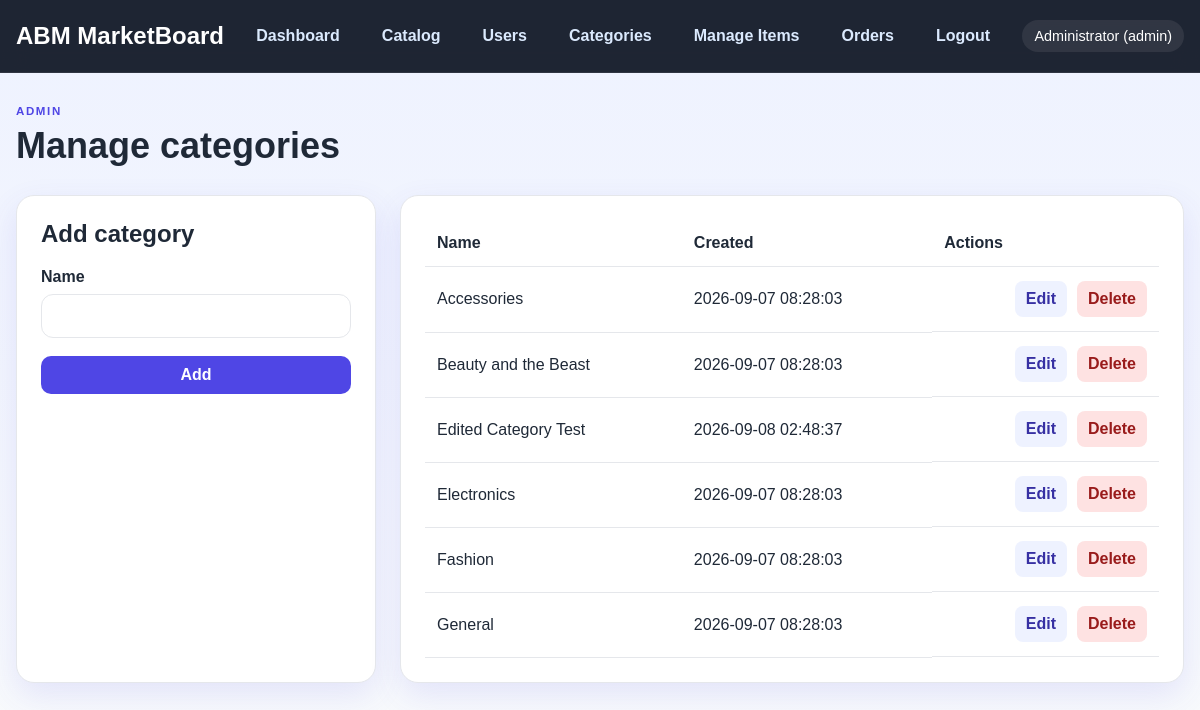
Screenshot of /admin/categories.php (signed in) with the database file from the repository.
### tables this page shows
CREATE TABLE categories (
            id INTEGER PRIMARY KEY AUTOINCREMENT,
            name TEXT NOT NULL UNIQUE,
            created_at DATETIME DEFAULT CURRENT_TIMESTAMP
        );

### app/helpers.php (called while the page is built, shortened)
<?php
require_once __DIR__ . '/db.php';
function e(string $value): string
{
    return htmlspecialchars($value, ENT_QUOTES, 'UTF-8');
}

### app/db.php (called while the page is built, shortened)
<?php
function getDb(): PDO
{
    static $pdo = null;
    if ($pdo === null) {
        $pdo = new PDO('sqlite:' . DB_PATH);
        $pdo->setAttribute(PDO::ATTR_ERRMODE, PDO::ERRMODE_EXCEPTION);
        $pdo->setAttribute(PDO::ATTR_DEFAULT_FETCH_MODE, PDO::FETCH_ASSOC);
        $pdo->exec('PRAGMA foreign_keys = ON;');
        initializeDatabase($pdo);
    }
    return $pdo;
}
function initializeDatabase(PDO $pdo): void
{
    $pdo->exec('CREATE TABLE IF NOT EXISTS users (
        id INTEGER PRIMARY KEY AUTOINCREMENT,
        name TEXT NOT NULL,
        email TEXT NOT NULL UNIQUE,
        password TEXT NOT NULL,
        role TEXT NOT NULL DEFAULT "user",
        approved INTEGER NOT NULL DEFAULT 0,
        created_at DATETIME DEFAULT CURRENT_TIMESTAMP
    )');
    $pdo->exec('CREATE TABLE IF NOT EXISTS items (
        id INTEGER PRIMARY KEY AUTOINCREMENT,
        name TEXT NOT NULL,
        description TEXT NOT NULL,
        details TEXT NOT NULL,
        price REAL NOT NULL DEFAULT 0,
        image TEXT,
        category TEXT NOT NULL DEFAULT "General",
        barcode TEXT,
        created_at DATETIME DEFAULT CURRENT_TIMESTAMP
    )');
    $pdo->exec('CREATE TABLE IF NOT EXISTS categories (
        id INTEGER PRIMARY KEY AUTOINCREMENT,
        name TEXT NOT NULL UNIQUE,
        created_at DATETIME DEFAULT CURRENT_TIMESTAMP
    )');
    $pdo->exec('CREATE TABLE IF NOT EXISTS messages (
        id INTEGER PRIMARY KEY AUTOINCREMENT,
        sender_id INTEGER,
        sender_name TEXT NOT NULL,
        message TEXT NOT NULL,
        is_announcement INTEGER NOT NULL DEFAULT 0,
        created_at DATETIME DEFAULT CURRENT_TIMESTAMP,
        FOREIGN KEY (sender_id) REFERENCES users(id) ON DELETE SET NULL
    )');
    $pdo->exec('CREATE TABLE IF NOT EXISTS orders (
        id INTEGER PRIMARY KEY AUTOINCREMENT,
        user_id INTEGER NOT NULL,
        total INTEGER NOT NULL DEFAULT 0,
        status TEXT NOT NULL DEFAULT "pending",
        created_at DATETIME DEFAULT CURRENT_TIMESTAMP,
        FOREIGN KEY (user_id) REFERENCES users(id) ON DELETE CASCADE
    )');
    $pdo->exec('CREATE TABLE IF NOT EXISTS order_items (
        id INTEGER PRIMARY KEY AUTOINCREMENT,
        order_id INTEGER NOT NULL,
        item_id INTEGER NOT NULL,
        price INTEGER NOT NULL,
        quantity INTEGER NOT NULL DEFAULT 1,
        FOREIGN KEY (order_id) REFERENCES orders(id) ON DELETE CASCADE,
        FOREIGN KEY (item_id) REFERENCES items(id) ON DELETE CASCADE
    )');
    try {
        $pdo->query('SELECT is_announcement FROM messages LIMIT 1');
    } catch (Exception $e) {
        try {
            $pdo->exec('ALTER TABLE messages ADD COLUMN is_announcement INTEGER NOT NULL DEFAULT 0');
        } catch (Exception $ignored) {
        }
    }
    try {
        $pdo->query('SELECT approved FROM users LIMIT 1');
    } catch (Exception $e) {
        try {
            $pdo->exec('ALTER TABLE users ADD COLUMN approved INTEGER NOT NULL DEFAULT 0');
        } catch (Exception $ignored) {
        }
    }
    try {
        $pdo->query('SELECT barcode FROM items LIMIT 1');
    } catch (Exception $e) {
        try {
            $pdo->exec('ALTER TABLE items ADD COLUMN barcode TEXT');
        } catch (Exception $ignored) {
        }
    }
    $count = (int) $pdo->query('SELECT COUNT(*) FROM users WHERE email = "admin@demo.com"')->fetchColumn();
}
function getAllCategories(): array
{
    $stmt = getDb()->query('SELECT * FROM categories ORDER BY name ASC');
    return $stmt->fetchAll();
}

### public/admin/categories.php (the view, shortened to what this page needs)
<?php
require_once __DIR__ . '/../../app/helpers.php';
$editId = (int) ($_GET['edit'] ?? 0);
$editingCategory = $editId > 0 ? null : null;
foreach (getAllCategories() as $category) {
    if ((int) $category['id'] === $editId) {
        $editingCategory = $category;
        break;
    }
}
$categories = getAllCategories();
include __DIR__ . '/../../app/partials/header.php';
?>
<section class="page-header">
    <div>
        <p class="eyebrow">Admin</p>
        <h1>Manage categories</h1>
    </div>
</section>
<div class="admin-layout">
    <aside class="admin-form-card">
        <h2><?= $editingCategory ? 'Edit category' : 'Add category' ?></h2>
        <form method="post" class="form-grid">
            <label>
                <span>Name</span>
                <input type="text" name="name" value="<?= e($editingCategory['name'] ?? '') ?>" required>
            </label>
            <button type="submit" name="save_category" class="primary-btn"><?= $editingCategory ? 'Update' : 'Add' ?></button>
        </form>
    </aside>
    <section class="admin-table-card">
        <table>
            <thead>
                <tr>
                    <th>Name</th>
                    <th>Created</th>
                    <th>Actions</th>
                </tr>
            </thead>
            <tbody>
            <?php foreach ($categories as $c): ?>
                <tr>
                    <td><?= e($c['name']) ?></td>
                    <td><?= e($c['created_at']) ?></td>
                    <td class="action-buttons">
                        <a href="/admin/categories.php?edit=<?= (int) $c['id'] ?>">Edit</a>
                        <form method="post" onsubmit="return confirm('Delete this category?');">
                            <button type="submit">Delete</button>
                        </form>
                    </td>
                </tr>
            <?php endforeach; ?>
            </tbody>
        </table>
    </section>
</div>
<?php include __DIR__ . '/../../app/partials/footer.php'; ?>

### public/assets/style.css (style rules this page uses)
:root { --bg: #f5f7ff; --panel: #ffffff; --panel-alt: #eef3ff; --primary: #4f46e5; --primary-dark: #3730a3; --accent: #f59e0b; --text: #1f2937; --muted: #6b7280; --border: #e5e7eb; --success: #10b981; --error: #ef4444; --shadow: 0 12px 32px rgba(79, 70, 229, 0.12); }
* { box-sizing: border-box; }
body { margin: 0; font-family: Arial, Helvetica, sans-serif; background: linear-gradient(180deg, #eef2ff 0%, #f8fafc 100%); color: var(--text); }
a { color: var(--primary); text-decoration: none; }
button, input, textarea, select { font: inherit; }
.page-header { display: flex; justify-content: space-between; align-items: center; gap: 18px; margin-bottom: 28px; }
.eyebrow { text-transform: uppercase; letter-spacing: 0.14em; color: var(--primary); font-weight: 700; font-size: 0.72rem; margin: 0 0 8px; }
h1, h2, h3, p { margin-top: 0; }
h1 { font-size: clamp(2rem, 3vw, 2.8rem); margin-bottom: 0; }
.stat-card, .welcome-panel, .section-block, .admin-form-card, .admin-table-card, .auth-card, .product-card, .item-detail, .detail-box { background: var(--panel); border: 1px solid var(--border); border-radius: 18px; box-shadow: var(--shadow); }
.primary-btn, button[type="submit"], .action-buttons a, .action-buttons button { border: none; border-radius: 10px; padding: 10px 16px; font-weight: 700; cursor: pointer; transition: 0.2s ease; }
.primary-btn, button[type="submit"] { background: var(--primary); color: white; }
.auth-form, .form-grid { display: grid; gap: 18px; }
label { display: grid; gap: 8px; color: var(--text); font-weight: 600; }
input, textarea, select { width: 100%; padding: 12px 14px; border-radius: 12px; border: 1px solid var(--border); background: #fff; color: var(--text); }
.admin-layout { display: grid; grid-template-columns: 360px minmax(0, 1fr); gap: 24px; }
.admin-form-card, .admin-table-card { padding: 24px; }
table { width: 100%; border-collapse: collapse; }
th, td { border-bottom: 1px solid var(--border); padding: 14px 12px; text-align: left; vertical-align: middle; }
.action-buttons { display: flex; align-items: center; gap: 10px; justify-content: flex-end; }
.action-buttons a, .action-buttons button { display: inline-flex; align-items: center; justify-content: center; background: #eef2ff; color: var(--primary-dark); border: 1px solid transparent; text-decoration: none; }
.action-buttons button { background: #fee2e2; color: #991b1b; }
.action-buttons form { margin: 0; padding: 0; }
.action-buttons a, .action-buttons button { padding: 8px 10px; height: 36px; border-radius: 8px; line-height: 1; }

### rows the page displays
categories: name "Accessories", created_at "2026-09-07 08:28:03"
categories: name "Beauty and the Beast", created_at "2026-09-07 08:28:03"
categories: name "Edited Category Test", created_at "2026-09-08 02:48:37"
categories: name "Electronics", created_at "2026-09-07 08:28:03"
categories: name "Fashion", created_at "2026-09-07 08:28:03"
categories: name "General", created_at "2026-09-07 08:28:03"

### other values shown
$loggedUser['name'] "Administrator"
$loggedUser['role'] "admin"
